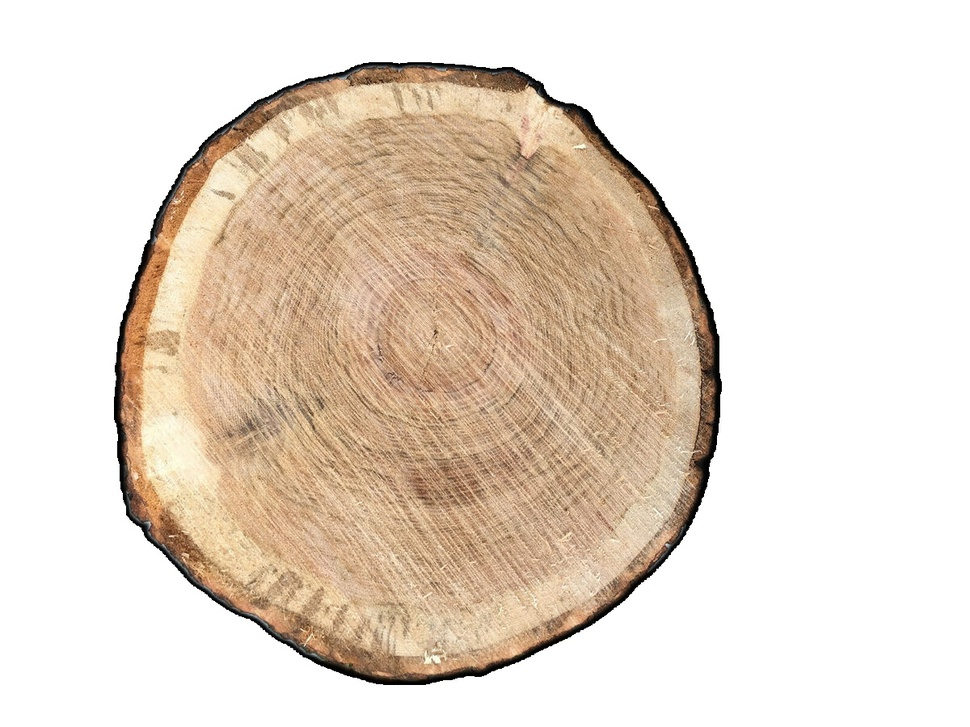
#> input picture input/tree-disk1.jpg, 970 x 727 px, shrunk from 1200 x 900 before the run
$ python -i structural_tensor.py   (imports and definitions only)   (older library calls are emulated)
#> lines starting #> are read from the running program, lines starting #| are printed output that depends on the picture
from typing import Tuple, Optional, List, Union
import numpy as np
import cv2
from pathlib import Path
from skimage.util.shape import view_as_windows


def StructuralTensor(
    img: np.ndarray, sigma: float = 1.0, window_size: int = 5, mode: int = -1
) -> Tuple[np.ndarray, np.ndarray]:
    """
    Compute the structural tensor of an image.

    Args:
        img (np.ndarray): Input grayscale image.
        sigma (float): Sigma of the Gaussian filter.
        window_size (int): Size of the window used to compute the structural tensor.
        mode (int): Gradient operator to use.
            -1 for Scharr operator,
            Positive odd integers (e.g., 3, 5, 7) for Sobel operator kernel size.

    Returns:
        Tuple[np.ndarray, np.ndarray]: Coherency and orientation matrices.
    """
    img = img.astype(np.float32)
    img = cv2.GaussianBlur(img, (3, 3), sigma)

    if mode == -1:
        # Use Scharr operator
        Ix = cv2.Scharr(img, cv2.CV_64F, 1, 0)
        Iy = cv2.Scharr(img, cv2.CV_64F, 0, 1)
    else:
        # Use Sobel operator with specified kernel size
        if mode % 2 == 1 and mode > 0:
            ksize = mode
        else:
            raise ValueError(
                "mode must be -1 for Scharr or a positive odd integer for Sobel kernel size."
            )
        Ix = cv2.Sobel(img, cv2.CV_64F, 1, 0, ksize=ksize)
        Iy = cv2.Sobel(img, cv2.CV_64F, 0, 1, ksize=ksize)

    J11 = Ix**2
    J22 = Iy**2
    J12 = Ix * Iy

    # Smooth the components of the structure tensor
    for J in (J11, J22, J12):
        cv2.GaussianBlur(J, (window_size, window_size), sigma, dst=J)

    # Compute eigenvalues
    tmp1 = J11 + J22
    tmp2 = cv2.multiply(J11 - J22, J11 - J22)
    tmp3 = cv2.multiply(J12, J12)
    tmp4 = np.sqrt(tmp2 + 4.0 * tmp3)

    lambda1 = 0.5 * (tmp1 + tmp4)  # Largest eigenvalue
    lambda2 = 0.5 * (tmp1 - tmp4)  # Smallest eigenvalue

    # Compute coherency and orientation
    imgCoherencyOut = cv2.divide(lambda1 - lambda2, lambda1 + lambda2)
    imgOrientationOut = 0.5 * cv2.phase(J22 - J11, 2.0 * J12, angleInDegrees=False)

    return imgCoherencyOut, imgOrientationOut


def sampling_structural_tensor(
    imgC: np.ndarray, imgO: np.ndarray, kernel_size: int
) -> Tuple[np.ndarray, np.ndarray, int]:
    """
    Sample structural tensor using sliding windows.

    Args:
        imgC: Coherency matrix
        imgO: Orientation matrix
        kernel_size: Size of the sliding window

    Returns:
        Tuple containing the sampled coherency and orientation matrices
    """
    img_h, img_w = imgC.shape
    imgO_out, imgC_output = imgO.copy(), np.zeros_like(imgC)

    windows_img_4d = view_as_windows(imgC, (kernel_size, kernel_size), step=kernel_size)
    windows_img_matrix = windows_img_4d.reshape(-1, kernel_size * kernel_size)

    argmax = np.argmax(windows_img_matrix, axis=1)
    windows_col = img_w // kernel_size

    windows_index = np.arange(len(argmax))
    upper_windows_row = (windows_index // windows_col) * kernel_size
    max_window_row = upper_windows_row + (argmax % kernel_size)
    max_window_col = (argmax // kernel_size) + (
        windows_index % windows_col
    ) * kernel_size

    max_loc = np.vstack((max_window_row, max_window_col)).T
    imgC_output[max_loc[:, 0], max_loc[:, 1]] = imgC[max_loc[:, 0], max_loc[:, 1]]

    return imgC_output, imgO_out, kernel_size


def matrix_compute_local_orientation(
    img: np.ndarray,
    W: int = 35,
    Sigma: float = 1.2,
    C_threshold: float = 0.75,
    ST_window: int = 100,
    debug: bool = False,
    output_folder: Optional[Path] = None,
) -> Tuple[np.ndarray, np.ndarray]:
    """
    Compute local orientation using matrix operations.

    Args:
        img: Input image
        W: Size of the window used to compute the structural tensor
        Sigma: Sigma of the gaussian filter
        C_threshold: Coherence threshold
        ST_window: Size of the sliding window
        debug: Debug flag
        output_folder: Output folder

    Returns:
        Tuple containing lines array and coherence array
    """
    gray_image = cv2.cvtColor(img, cv2.COLOR_RGB2GRAY).copy()
    imgC, imgO = StructuralTensor(gray_image, window_size=W, sigma=Sigma)

    imgC, imgO, kernel_size = (
        sampling_structural_tensor(imgC, imgO, ST_window)
        if ST_window > 0
        else (imgC, imgO, W)
    )

    th = np.percentile(imgC[imgC > 0], 100 * (1 - C_threshold))
    y, x = np.where(imgC > th)
    O = imgO[y, x]

    V = np.array([np.sin(O), np.cos(O)]).T
    orientation_length = kernel_size / 2
    Pc = np.array([x, y], dtype=float).T
    P1 = Pc - V * orientation_length / 2
    P2 = Pc + V * orientation_length / 2

    L = np.hstack((P1, P2))
    coherence = imgC[y, x]

    if debug and output_folder:
        _draw_debug_visualization(img, L, output_folder)

    return L, coherence


# [12 lines left out: function _draw_debug_visualization, not called in this run]

>>> import cv2
>>> picture = cv2.cvtColor(cv2.imread('../input/tree-disk1.jpg'), cv2.COLOR_BGR2RGB)
>>> result = matrix_compute_local_orientation(picture)
#> in matrix_compute_local_orientation, `gray_image = cv2.cvtColor(img, cv2.COLOR_RGB2GRAY).copy()`:
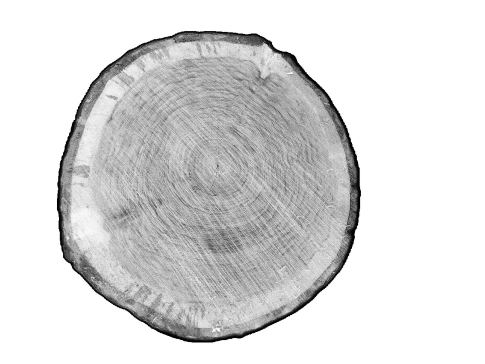
#> gray_image: shape (727, 970) (shown at 1/2 size); min 0, max 255, mean 219.3
#> in StructuralTensor, `Ix = cv2.Scharr(img, cv2.CV_64F, 1, 0)`:
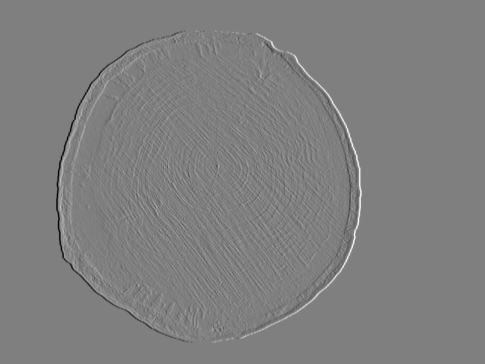
#> Ix: shape (727, 970) float64 (shown at 1/2 size); min -2863.6, max 2860.3, mean 0; drawn with min black and max white
#> in StructuralTensor, `Iy = cv2.Scharr(img, cv2.CV_64F, 0, 1)`:
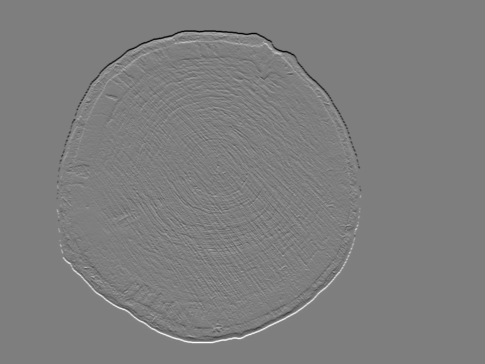
#> Iy: shape (727, 970) float64 (shown at 1/2 size); min -2837, max 2864.2, mean 0; drawn with min black and max white
#> the loop in StructuralTensor, `for J in (J11, J22, J12):` made 3 passes
#> in StructuralTensor, `tmp1 = J11 + J22`:
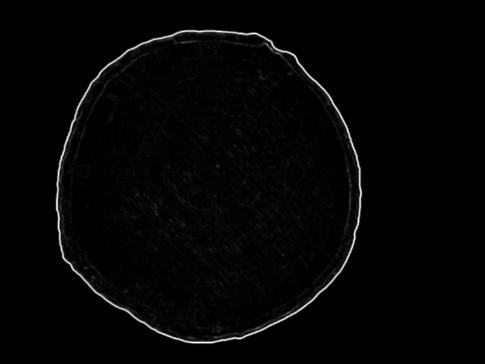
#> tmp1: shape (727, 970) float64 (shown at 1/2 size); min 0, max 5036820.1, mean 84130.4; drawn with min black and max white
#> in StructuralTensor, `imgCoherencyOut = cv2.divide(lambda1 - lambda2, lambda1 + lambda2)`:
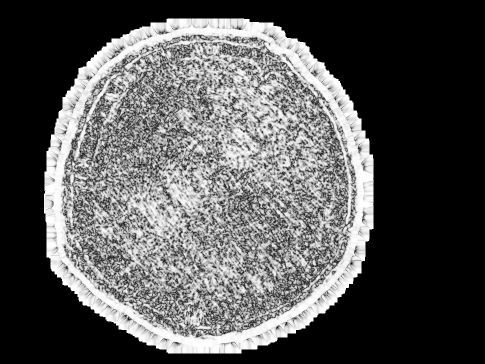
#> imgCoherencyOut: shape (727, 970) float64 (shown at 1/2 size); 49.02% of the values are NaN or infinite; the others: min 0.000132, max 1, mean 0.67; drawn with min black, max white, NaN and infinite black
#> in StructuralTensor, `imgOrientationOut = 0.5 * cv2.phase(J22 - J11, 2.0 * J12, angleInDegre..`:
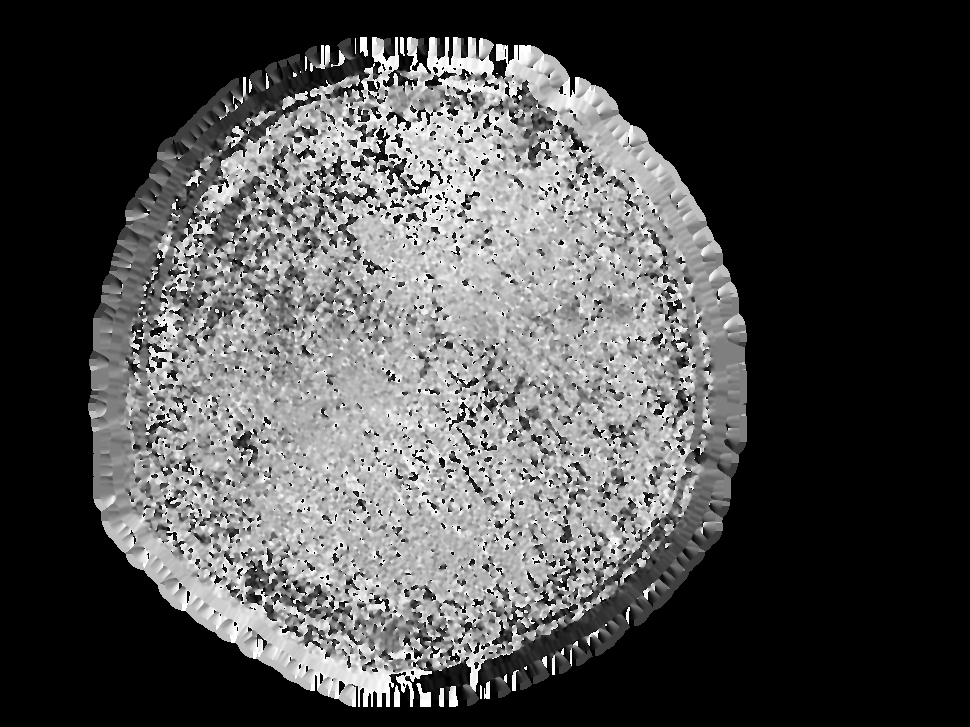
#> imgOrientationOut: shape (727, 970) float64; min 0, max 3.14, mean 0.945; drawn with min black and max white
#> in sampling_structural_tensor, `argmax = np.argmax(windows_img_matrix, axis=1)`: argmax = 63 values, max 9983 at index 58, min 0 at index 0, mean 2336.9
#> in sampling_structural_tensor, `windows_index = np.arange(len(argmax))`: windows_index = 63 values from 0 to 62
#> in sampling_structural_tensor, `upper_windows_row = (windows_index // windows_col) * kernel_size`: upper_windows_row = 63 values from 0 to 600
#> in sampling_structural_tensor, `max_window_row = upper_windows_row + (argmax % kernel_size)`: max_window_row = 63 values, max 699 at index 59, min 0 at index 0, mean 327.4
#> in sampling_structural_tensor, `max_window_col = (argmax // kernel_size) + ( windows_index % windows_c..`: max_window_col = 63 values, max 800 at index 8, min 0 at index 0, mean 423.1
#> in sampling_structural_tensor, `max_loc = np.vstack((max_window_row, max_window_col)).T`: max_loc = 63 pairs, first value 0 to 699, second value 0 to 800
#> in matrix_compute_local_orientation, `imgC, imgO, kernel_size = ( sampling_structural_tensor(imgC, imgO, ST_..`: kernel_size = 100
#> in matrix_compute_local_orientation, `th = np.percentile(imgC[imgC > 0], 100 * (1 - C_threshold))`: th = 0.588
#> in matrix_compute_local_orientation, `y, x = np.where(imgC > th)`: y = 24 values from 119 to 683; x = 24 values, max 668 at index 20, min 117 at index 16, mean 397.8
#> in matrix_compute_local_orientation, `O = imgO[y, x]`: O = 24 values, max 2.83 at index 5, min 0.771 at index 4, mean 2.04
#> in matrix_compute_local_orientation, `V = np.array([np.sin(O), np.cos(O)]).T`: V = 24 rows, first 8: [0.969, -0.245], [0.624, -0.781], [0.472, -0.882], [0.792, -0.611], [0.697, 0.717], [0.304, -0.953], [0.925, 0.38], [0.778, -0.628]
#> in matrix_compute_local_orientation, `orientation_length = kernel_size / 2`: orientation_length = 50
#> in matrix_compute_local_orientation, `Pc = np.array([x, y], dtype=float).T`: Pc = 24 rows, first 8: [600, 119], [502, 169], [444, 185], [595, 205], [227, 206], [393, 279], [178, 300], [510, 326]
#> in matrix_compute_local_orientation, `P1 = Pc - V * orientation_length / 2`: P1 = 24 rows, first 8: [575.8, 125.1], [486.4, 188.5], [432.2, 207], [575.2, 220.3], [209.6, 188.1], [385.4, 302.8], [154.9, 290.5], [490.5, 341.7]
#> in matrix_compute_local_orientation, `P2 = Pc + V * orientation_length / 2`: P2 = 24 rows, first 8: [624.2, 112.9], [517.6, 149.5], [455.8, 163], [614.8, 189.7], [244.4, 223.9], [400.6, 255.2], [201.1, 309.5], [529.5, 310.3]
#> in matrix_compute_local_orientation, `L = np.hstack((P1, P2))`: L = 24 rows, first 6: [575.8, 125.1, 624.2, 112.9], [486.4, 188.5, 517.6, 149.5], [432.2, 207, 455.8, 163], [575.2, 220.3, 614.8, 189.7], [209.6, 188.1, 244.4, 223.9], [385.4, 302.8, 400.6, 255.2]
#> in matrix_compute_local_orientation, `coherence = imgC[y, x]`: coherence = 24 values, max 0.996 at index 20, min 0.597 at index 15, mean 0.818

$ run again, on input/tree-disk2.jpg
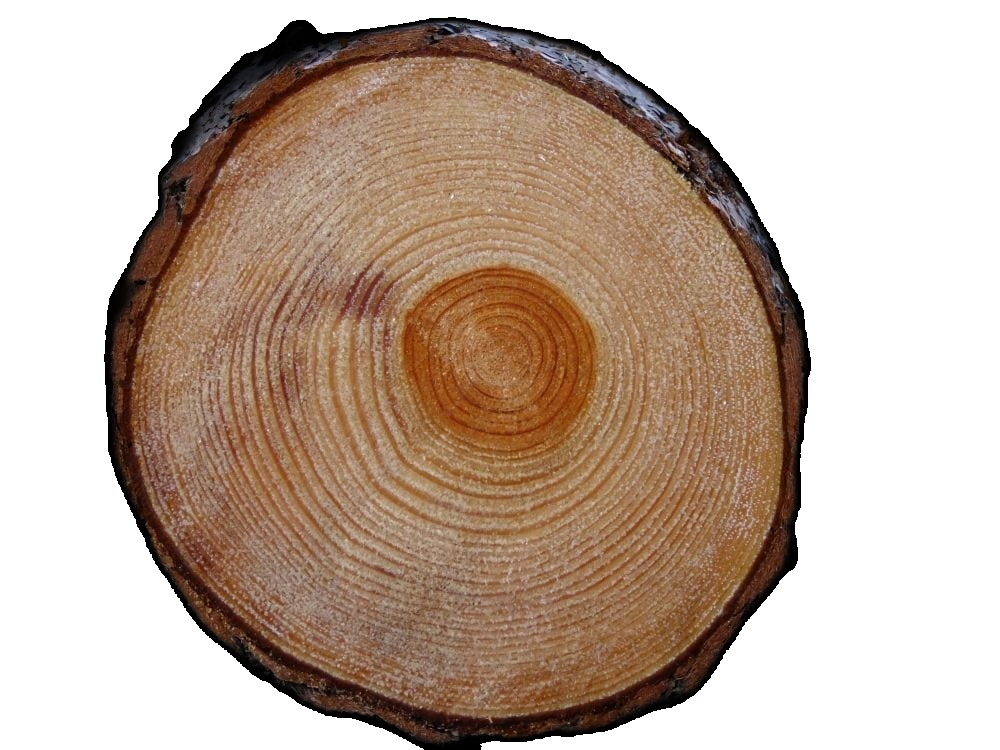
#> input picture input/tree-disk2.jpg, 1000 x 750 px
#> the loop in StructuralTensor, `for J in (J11, J22, J12):` made 3 passes
#> in StructuralTensor, `imgCoherencyOut = cv2.divide(lambda1 - lambda2, lambda1 + lambda2)`:
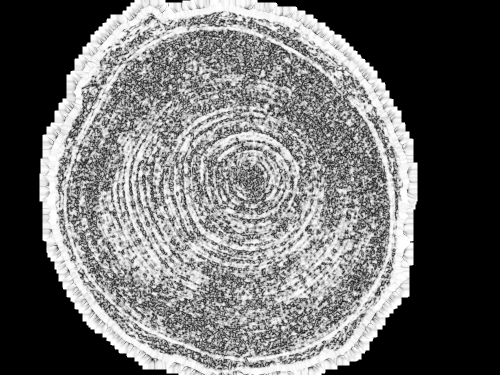
#> imgCoherencyOut: shape (750, 1000) float64 (shown at 1/2 size); 36.81% of the values are NaN or infinite; the others: min 0.00173, max 1, mean 0.671; drawn with min black, max white, NaN and infinite black
#> in StructuralTensor, `imgOrientationOut = 0.5 * cv2.phase(J22 - J11, 2.0 * J12, angleInDegre..`:
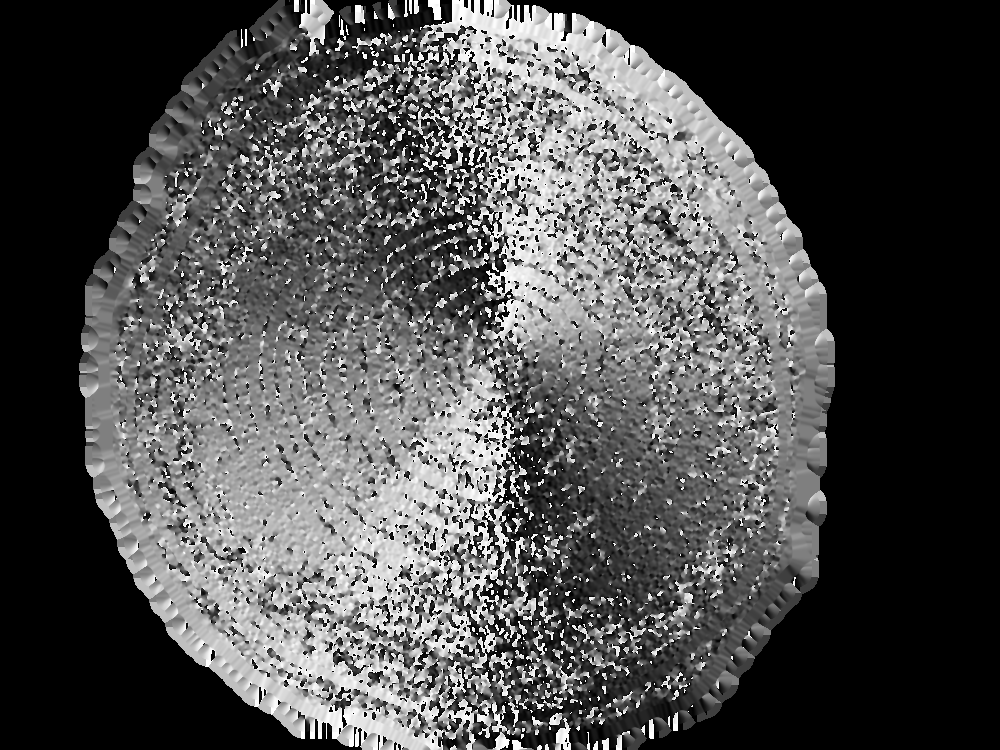
#> imgOrientationOut: shape (750, 1000) float64; min 0, max 3.14, mean 0.97; drawn with min black and max white
#> argmax = 70 values, max 9886 at index 43, min 0 at index 0, mean 3107.1
#> windows_index = 70 values from 0 to 69
#> upper_windows_row = 70 values from 0 to 600
#> max_window_row = 70 values, max 697 at index 66, min 0 at index 0, mean 334.3
#> max_window_col = 70 values, max 900 at index 9, min 0 at index 0, mean 480.7
#> max_loc = 70 pairs, first value 0 to 697, second value 0 to 900
#> kernel_size = 100
#> th = 0.469
#> y = 34 values from 15 to 697; x = 34 values, max 800 at index 13, min 259 at index 3, mean 549.2
#> O = 34 values, max 3.07 at index 6, min 0 at index 28, mean 1.44
#> V = 34 pairs, first value 0 to 1, second value -0.998 to 1
#> orientation_length = 50
#> Pc = 34 pairs, first value 259 to 800, second value 15 to 697
#> P1 = 34 pairs, first value 242.2 to 800, second value 9 to 698.8
#> P2 = 34 pairs, first value 275.8 to 825, second value 7.01 to 718.1
#> L = 34 rows, first 6: [476.3, 22.99, 523.7, 7.01], [288.1, 9, 311.9, 53], [682.3, 124.7, 717.7, 89.32], [242.2, 107.5, 275.8, 144.5], [591, 186.3, 609, 139.7], [464.4, 142.3, 471.6, 191.7]
#> coherence = 34 values, max 0.999 at index 28, min 0.502 at index 14, mean 0.771

$ run again, on input/tree-disk3.jpg
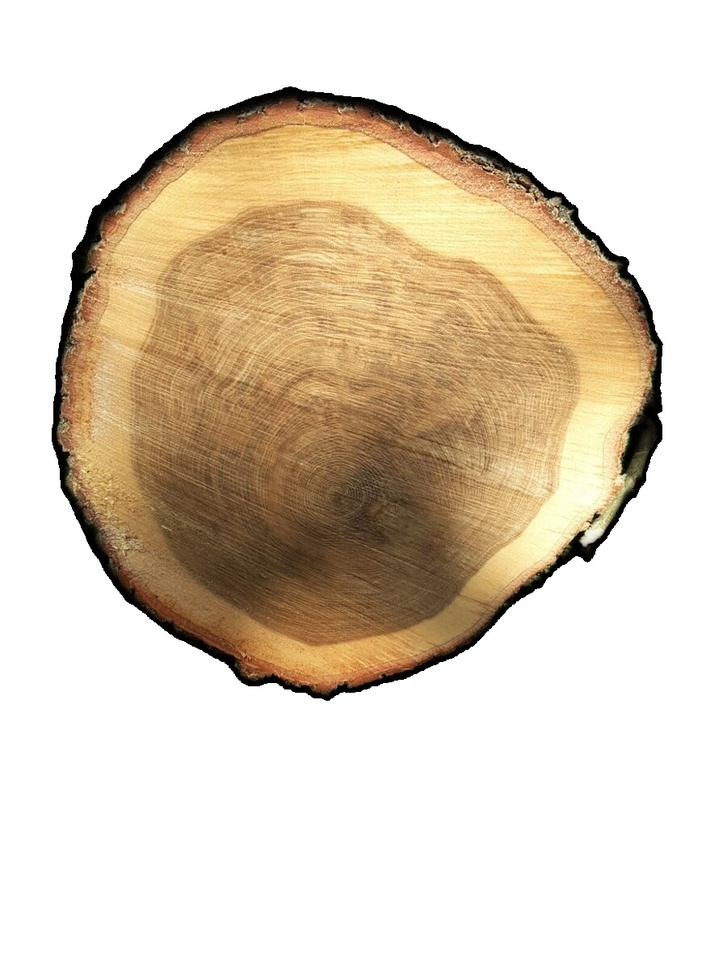
#> input picture input/tree-disk3.jpg, 727 x 970 px, shrunk from 900 x 1200 before the run
#> in StructuralTensor, `Ix = cv2.Scharr(img, cv2.CV_64F, 1, 0)`:
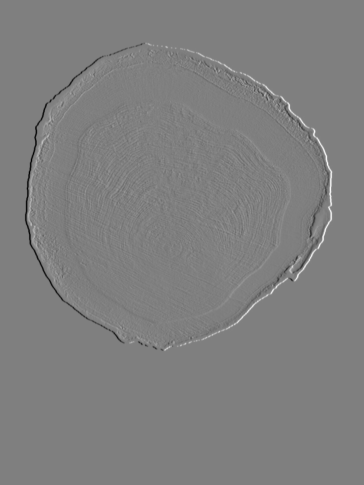
#> Ix: shape (970, 727) float64 (shown at 1/2 size); min -2867.4, max 2859.8, mean 0; drawn with min black and max white
#> the loop in StructuralTensor, `for J in (J11, J22, J12):` made 3 passes
#> in StructuralTensor, `imgOrientationOut = 0.5 * cv2.phase(J22 - J11, 2.0 * J12, angleInDegre..`:
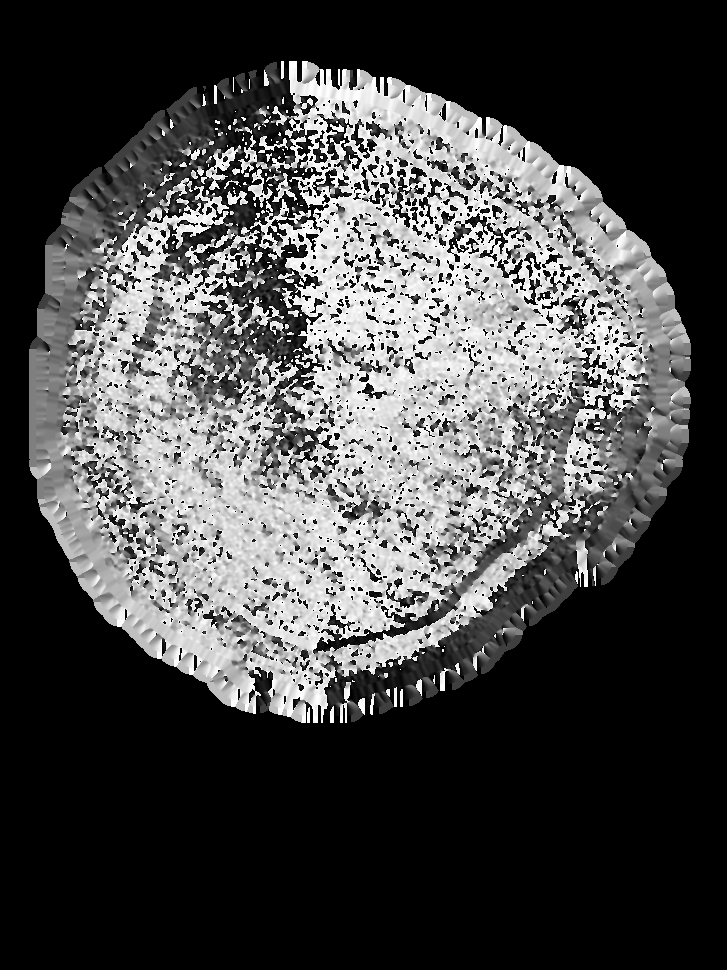
#> imgOrientationOut: shape (970, 727) float64; min 0, max 3.14, mean 0.887; drawn with min black and max white
#> argmax = 63 values, max 9878 at index 39, min 0 at index 0, mean 2048.4
#> windows_index = 63 values from 0 to 62
#> upper_windows_row = 63 values from 0 to 800
#> max_window_row = 63 values, max 800 at index 56, min 0 at index 0, mean 427.7
#> max_window_col = 63 values, max 600 at index 6, min 0 at index 0, mean 320.2
#> max_loc = 63 pairs, first value 0 to 800, second value 0 to 600
#> kernel_size = 100
#> th = 0.54
#> y = 21 values from 153 to 600; x = 21 values, max 600 at index 3, min 109 at index 2, mean 354.7
#> O = 21 values, max 3.13 at index 7, min 0.0573 at index 5, mean 2.41
#> V = 21 rows, first 8: [0.455, -0.891], [0.235, -0.972], [0.577, 0.816], [0.805, -0.593], [0.183, -0.983], [0.0573, 0.998], [0.0917, -0.996], [0.0105, -1]
#> orientation_length = 50
#> Pc = 21 rows, first 8: [400, 153], [304, 182], [109, 208], [600, 211], [300, 212], [217, 240], [489, 244], [512, 281]
#> P1 = 21 rows, first 8: [388.6, 175.3], [298.1, 206.3], [94.57, 187.6], [579.9, 225.8], [295.4, 236.6], [215.6, 215], [486.7, 268.9], [511.7, 306]
#> P2 = 21 rows, first 8: [411.4, 130.7], [309.9, 157.7], [123.4, 228.4], [620.1, 196.2], [304.6, 187.4], [218.4, 265], [491.3, 219.1], [512.3, 256]
#> L = 21 rows, first 6: [388.6, 175.3, 411.4, 130.7], [298.1, 206.3, 309.9, 157.7], [94.57, 187.6, 123.4, 228.4], [579.9, 225.8, 620.1, 196.2], [295.4, 236.6, 304.6, 187.4], [215.6, 215, 218.4, 265]
#> coherence = 21 values, max 0.994 at index 19, min 0.548 at index 12, mean 0.824
